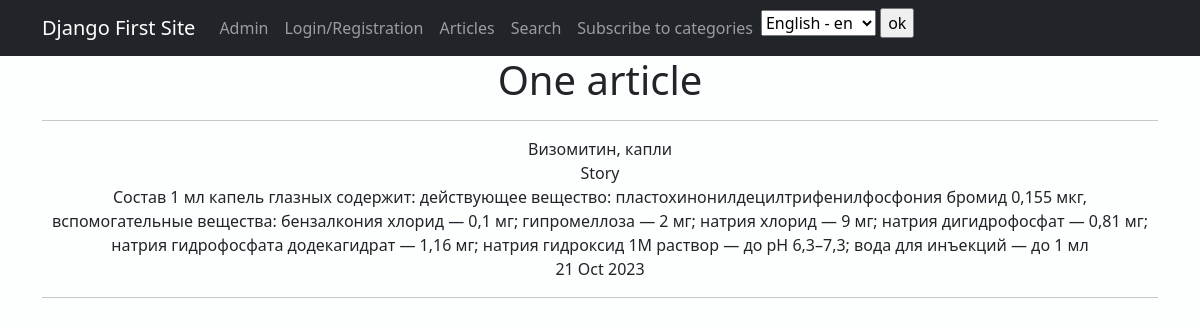
/news/111, run on the app's committed database.
### news/models.py (models this page shows, shortened)
class Post(models.Model):
    news = 'NW'
    article = 'AR'
    CATEGORY_CHOICES = [
        (news, 'Новость'),
        (article, 'Статья')
    ]
    post_author = models.ForeignKey(Author, on_delete=models.CASCADE)
    category_type = models.CharField(max_length=2, choices=CATEGORY_CHOICES,
                                     default=article)
    post_date = models.DateTimeField(auto_now_add=True)
    post_category = models.ManyToManyField(Category, through='PostCategory')
    post_title = models.CharField(max_length=128)
    post_text = models.TextField()
    post_rating = models.SmallIntegerField(default=0)

class Category(models.Model):
    category_name = models.CharField(max_length=64, unique=True)
    subscribers = models.ManyToManyField(User, related_name='categories',
                                         default='')

### news/views.py (the view)
# urls.py: path('<int:pk>', PostDetail.as_view(), name='post_detail'),
class PostDetail(DetailView):
    model = Post
    template_name = 'post_detail.html'
    context_object_name = 'post_detail'
    queryset = Post.objects.all()
    def get_object(self, **kwargs):
        obj = cache.get(f'post-{self.kwargs["pk"]}', None)
        if not obj:
            obj = super().get_object(queryset=self.queryset)
            cache.set(f'post-{self.kwargs["pk"]}', obj)
        return obj
    def get_context_data(self, **kwargs):
        context = super().get_context_data(**kwargs)
        return context

### news/templatetags/censor_filters.py (called while the page is built)
@register.filter()
def censor(value):
    for i in CENSOR_LIST:
        value = value.replace(i, "*" * len(i))
    return f'{value}'

### news/templates/news/post_detail.html (shortened to what this page needs)
{% extends 'flatpages/default.html' %}
{% load i18n %}
{% load censor_filters %}
{% load cache %}
{% cache 10 content %}
    {% block content %}
        <h1>{% translate "One article" %}</h1>
        <hr>
        {{ post_detail.post_title }}
            <br>
                {% for i in post_detail.post_category.all %}
                    {{ i.category_name }}
                {% endfor %}
            <br>
        {{ post_detail.post_text|censor }}
        <br>
        {{ post_detail.post_date|date:'d M Y' }}
        <hr>
    {% endblock content %}
{% endcache %}

### data on the page
Post: post_title "Визомитин, капли", post_text|censor "Состав 1 мл капель глазных содержит: действующее вещество: пластохинонилдецилтрифенилфосфония бромид 0,155 мкг, вспомогательные вещества: бензалкония хлорид — 0,1 мг; гипромеллоза — 2 мг; натрия хлорид — 9 мг; натрия дигидрофосфат — 0,81 мг; натрия гидрофосфата додекагидрат — 1,16 мг; натрия гидроксид 1М раствор — до рН 6,3–7,3; вода для инъекций — до 1 мл", post_date "21 Oct 2023"
Category: category_name "Story"

### other printed values
form field language "English - en"
